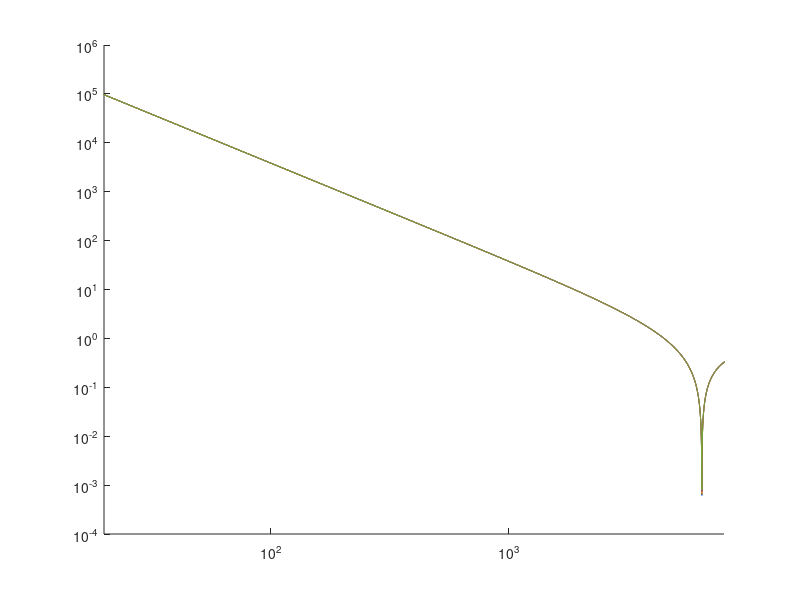

MATLAB code for this plot: (Note: this script raises an error after producing the figure.)
%%
%<<<<<<<<<<<<<<<<<<<<<<<<<<<<<<<<<<<<<<<<<<<<<<<<<<<<<<<<<
% Modello matematico per i campioni di piccole dimensioni
%<<<<<<<<<<<<<<<<<<<<<<<<<<<<<<<<<<<<<<<<<<<<<<<<<<<<<<<<<

clear all
%close all

    f=[10:80000];                                                                                                                                                                                                                                                                                                                                                                                                                                                                                                                                                                                                                                                                                                                                           f=2:800000;
    f=2*pi.*f;


for a=2:0.5:4

    m1=0.6;
    m2=1.5;
%     s=0.10*0.097;

    k1=0.98*1e9*0.04;
    k2=300e9*0.008;

    c1=a*1;
    c2=0.03;

    k12=-k2;
    k11=k1+k2;
    k22=k2;
    k21=k12;

    A = (-k21+ 1i*f*c2) ./ (-m1*f.^2 + k11 - 1i*f*(c1+c2));
    A2 = (-k21- 1i*f*c2) ./ (m1*f.^2 + k11 - 1i*f*(c1+c2));
    displacement = -f.^2*m2 + k22*A- 1i.*f.*c2.*(A-1);
    Dmass   = (-f.^2*m2 + k22+k12*A2 - 1i.*f.*c2.*(A-1)) ./  f.^2;
    Dmass2 = (+f.^2*m2 + k22+ k12*A2 +1i.*f.*c2.*(A2-1)) ./  f.^2;

    figure (202)
    set(gca, 'XScale', 'log')
    hold on
    plot (f, abs(Dmass))
    %plot (f, abs(Dmass2))

    xlim([20, 8000])
end
set(gca, 'XScale', 'log'),set(gca, 'YScale', 'log')
hold off

%%
puppa